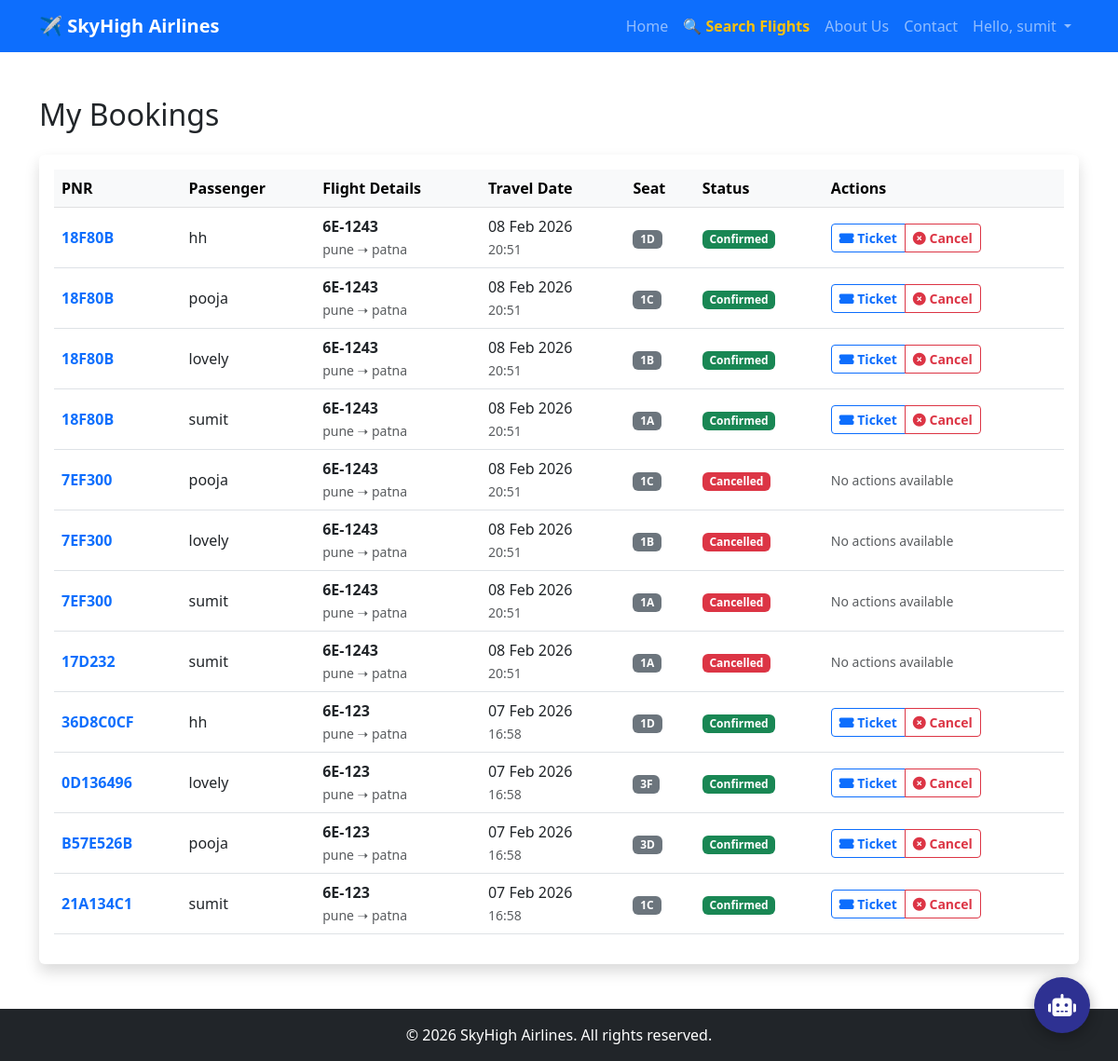
Page /my-bookings/ (signed in) on the committed database.
### core/models.py (models this page shows, shortened)
class User(AbstractUser):
    IS_CUSTOMER = 'customer'
    IS_STAFF = 'staff'
    IS_ADMIN = 'admin'
    ROLE_CHOICES = [
        (IS_CUSTOMER, 'Passenger'),
        (IS_STAFF, 'Airline Staff'),
        (IS_ADMIN, 'Administrator'),
    ]
    role = models.CharField(max_length=20, choices=ROLE_CHOICES, default=IS_CUSTOMER)
    phone_number = models.CharField(max_length=15, blank=True) # [cite: 31]

class Reservation(models.Model):
    STATUS_CHOICES = [
        ('PENDING', 'Pending'),
        ('CONFIRMED', 'Confirmed'),
        ('CANCELLED', 'Cancelled'),
    ]
    passenger = models.ForeignKey(
        User,
        on_delete=models.CASCADE,
        related_name='reservations'
    )
    passenger_name = models.CharField(
        max_length=100,
        default="Unknown"
    )
    flight = models.ForeignKey(
        Flight,
        on_delete=models.CASCADE
    )
    booking_id = models.CharField(max_length=20)
    seat_number = models.CharField(max_length=10)
    status = models.CharField(
        max_length=20,
        choices=STATUS_CHOICES,
        default='PENDING'
    )
    booked_at = models.DateTimeField(
        auto_now_add=True
    )
    is_checked_in = models.BooleanField(
        default=False
    )
    passenger = models.ForeignKey(User, on_delete=models.CASCADE, related_name='reservations')
    passenger_name = models.CharField(max_length=100, default="Unknown")
    flight = models.ForeignKey(Flight, on_delete=models.CASCADE)
    booking_id = models.CharField(max_length=20)
    seat_number = models.CharField(max_length=10)
    status = models.CharField(max_length=20, choices=STATUS_CHOICES, default='PENDING')
    booked_at = models.DateTimeField(auto_now_add=True)
    is_checked_in = models.BooleanField(default=False)

class Flight(models.Model):
    STATUS_CHOICES = [
        ('ON TIME', 'On Time'),
        ('DELAYED', 'Delayed'),
        ('BOARDING', 'Boarding'),
        ('DEPARTED', 'Departed'),
        ('CANCELLED', 'Cancelled'),
    ]
    flight_number = models.CharField(max_length=20, unique=True)
    aircraft = models.ForeignKey(Aircraft, on_delete=models.CASCADE)
    origin = models.CharField(max_length=100)
    destination = models.CharField(max_length=100)
    departure_time = models.DateTimeField()
    arrival_time = models.DateTimeField()
    base_price = models.DecimalField(max_digits=10, decimal_places=2)
    status = models.CharField(max_length=20, choices=STATUS_CHOICES, default='ON TIME')
    gate = models.CharField(max_length=10, default='-')

### core/views.py (the view)
# urls.py: path('my-bookings/', views.customer_bookings, name='customer_bookings'),
@login_required(login_url='login')
def customer_bookings(request):
    bookings = Reservation.objects.filter(passenger=request.user).order_by('-booked_at')
    return render(request, 'public/my_bookings.html', {'bookings': bookings})

### core/templates/public/my_bookings.html (shortened to what this page needs)
{% extends 'base_public.html' %}
{% block content %}
<div class="container my-5">
    <h2 class="mb-4">My Bookings</h2>
    <div class="card shadow border-0">
        <div class="card-body">
            <div class="table-responsive">
                <table class="table table-hover align-middle">
                    <thead class="table-light">
                        <tr>
                            <th>PNR</th>
                            <th>Passenger</th>
                            <th>Flight Details</th>
                            <th>Travel Date</th>
                            <th>Seat</th>
                            <th>Status</th>
                            <th>Actions</th>
                        </tr>
                    </thead>
                    <tbody>
                        {% for booking in bookings %}
                        <tr>
                            <td class="fw-bold text-primary">{{ booking.booking_id }}</td>
                            <td>{{ booking.passenger_name }}</td>
                            <td>
                                <strong>{{ booking.flight.flight_number }}</strong><br>
                                <small class="text-muted">{{ booking.flight.origin }} ➝ {{ booking.flight.destination }}</small>
                            </td>
                            <td>
                                {{ booking.flight.departure_time|date:"d M Y" }}<br>
                                <small class="text-muted">{{ booking.flight.departure_time|date:"H:i" }}</small>
                            </td>
                            <td><span class="badge bg-secondary">{{ booking.seat_number }}</span></td>
                            <td>
                                {% if booking.status == 'CONFIRMED' %}
                                    <span class="badge bg-success">Confirmed</span>
                                {% elif booking.status == 'CANCELLED' %}
                                    <span class="badge bg-danger">Cancelled</span>
                                {% else %}
                                    <span class="badge bg-warning text-dark">{{ booking.status }}</span>
                                {% endif %}
                            </td>
                            <td>
                                {% if booking.status == 'CONFIRMED' %}
                                    <div class="btn-group" role="group">
                                        <a href="{% url 'customer_boarding_pass' booking.booking_id %}" target="_blank" class="btn btn-sm btn-outline-primary fw-bold" title="Download Ticket">
                                            <i class="fas fa-ticket-alt"></i> Ticket
                                        </a>
                                        <a href="{% url 'cancel_booking' booking.booking_id %}" class="btn btn-sm btn-outline-danger fw-bold" title="Cancel Booking">
                                            <i class="fas fa-times-circle"></i> Cancel
                                        </a>
                                    </div>
                                {% else %}
                                    <span class="text-muted small">No actions available</span>
                                {% endif %}
                            </td>
                        </tr>
                        {% endfor %}
                    </tbody>
                </table>
            </div>
        </div>
    </div>
</div>
{% endblock %}

### core/templates/base_public.html (shortened to what this page needs)
<!DOCTYPE html>
<html lang="en">
<head>
    <link href="https://cdn.jsdelivr.net/npm/bootstrap@5.3.0/dist/css/bootstrap.min.css" rel="stylesheet">
    <link href="https://cdnjs.cloudflare.com/ajax/libs/font-awesome/6.0.0/css/all.min.css" rel="stylesheet">
</head>
<body class="d-flex flex-column min-vh-100">
    <nav class="navbar navbar-expand-lg navbar-dark bg-primary sticky-top">
        <div class="container">
            <a class="navbar-brand fw-bold" href="{% url 'home' %}">✈️ SkyHigh Airlines</a>
            <div class="collapse navbar-collapse" id="navbarNav">
                <ul class="navbar-nav ms-auto">
                    <li class="nav-item"><a class="nav-link" href="{% url 'home' %}">Home</a></li>
                    <li class="nav-item"><a class="nav-link fw-bold text-warning" href="{% url 'search_flights' %}">🔍 Search Flights</a></li>
                    <li class="nav-item"><a class="nav-link" href="{% url 'about' %}">About Us</a></li>
                    <li class="nav-item"><a class="nav-link" href="{% url 'contact' %}">Contact</a></li>
                    {% if user.is_authenticated %}
                        <li class="nav-item dropdown">
                            <a class="nav-link dropdown-toggle" href="#" id="navbarDropdown" role="button" data-bs-toggle="dropdown">
                                Hello, {{ user.username }}
                            </a>
                        </li>
                    {% endif %}
                </ul>
            </div>
        </div>
    </nav>
    <main>
        {% block content %}{% endblock %}
    </main>
    <button class="chat-widget-btn" onclick="toggleChat()">
        <i class="fas fa-robot"></i>
    </button>
    <footer class="bg-dark text-white text-center py-3 mt-auto">
        <div class="container">
            <p class="mb-0">&copy; 2026 SkyHigh Airlines. All rights reserved.</p>
        </div>
    </footer>
</body>
</html>

### core/templates/base_public.html (style rules this page uses)
.chat-widget-btn { position: fixed; bottom: 30px; right: 30px; width: 60px; height: 60px; background-color: #2e3192; color: white; border-radius: 50%; border: none; box-shadow: 0 4px 15px rgba(0,0,0,0.3); font-size: 24px; cursor: pointer; z-index: 1000; transition: all 0.3s; }

### rows in the picture
User: username "sumit"
Reservation: booking_id "18F80B", passenger_name "hh", flight.flight_number "6E-1243", flight.origin "pune", flight.destination "patna", flight.departure_time "08 Feb 2026", flight.departure_time "20:51", seat_number "1D", status "Confirmed"
Reservation: booking_id "18F80B", passenger_name "pooja", flight.flight_number "6E-1243", flight.origin "pune", flight.destination "patna", flight.departure_time "08 Feb 2026", flight.departure_time "20:51", seat_number "1C", status "Confirmed"
Reservation: booking_id "18F80B", passenger_name "lovely", flight.flight_number "6E-1243", flight.origin "pune", flight.destination "patna", flight.departure_time "08 Feb 2026", flight.departure_time "20:51", seat_number "1B", status "Confirmed"
Reservation: booking_id "18F80B", passenger_name "sumit", flight.flight_number "6E-1243", flight.origin "pune", flight.destination "patna", flight.departure_time "08 Feb 2026", flight.departure_time "20:51", seat_number "1A", status "Confirmed"
Reservation: booking_id "7EF300", passenger_name "pooja", flight.flight_number "6E-1243", flight.origin "pune", flight.destination "patna", flight.departure_time "08 Feb 2026", flight.departure_time "20:51", seat_number "1C", status "Cancelled"
Reservation: booking_id "7EF300", passenger_name "lovely", flight.flight_number "6E-1243", flight.origin "pune", flight.destination "patna", flight.departure_time "08 Feb 2026", flight.departure_time "20:51", seat_number "1B", status "Cancelled"
Reservation: booking_id "7EF300", passenger_name "sumit", flight.flight_number "6E-1243", flight.origin "pune", flight.destination "patna", flight.departure_time "08 Feb 2026", flight.departure_time "20:51", seat_number "1A", status "Cancelled"
Reservation: booking_id "17D232", passenger_name "sumit", flight.flight_number "6E-1243", flight.origin "pune", flight.destination "patna", flight.departure_time "08 Feb 2026", flight.departure_time "20:51", seat_number "1A", status "Cancelled"
Reservation: booking_id "36D8C0CF", passenger_name "hh", flight.flight_number "6E-123", flight.origin "pune", flight.destination "patna", flight.departure_time "07 Feb 2026", flight.departure_time "16:58", seat_number "1D", status "Confirmed"
Reservation: booking_id "0D136496", passenger_name "lovely", flight.flight_number "6E-123", flight.origin "pune", flight.destination "patna", flight.departure_time "07 Feb 2026", flight.departure_time "16:58", seat_number "3F", status "Confirmed"
Reservation: booking_id "B57E526B", passenger_name "pooja", flight.flight_number "6E-123", flight.origin "pune", flight.destination "patna", flight.departure_time "07 Feb 2026", flight.departure_time "16:58", seat_number "3D", status "Confirmed"
Reservation: booking_id "21A134C1", passenger_name "sumit", flight.flight_number "6E-123", flight.origin "pune", flight.destination "patna", flight.departure_time "07 Feb 2026", flight.departure_time "16:58", seat_number "1C", status "Confirmed"
